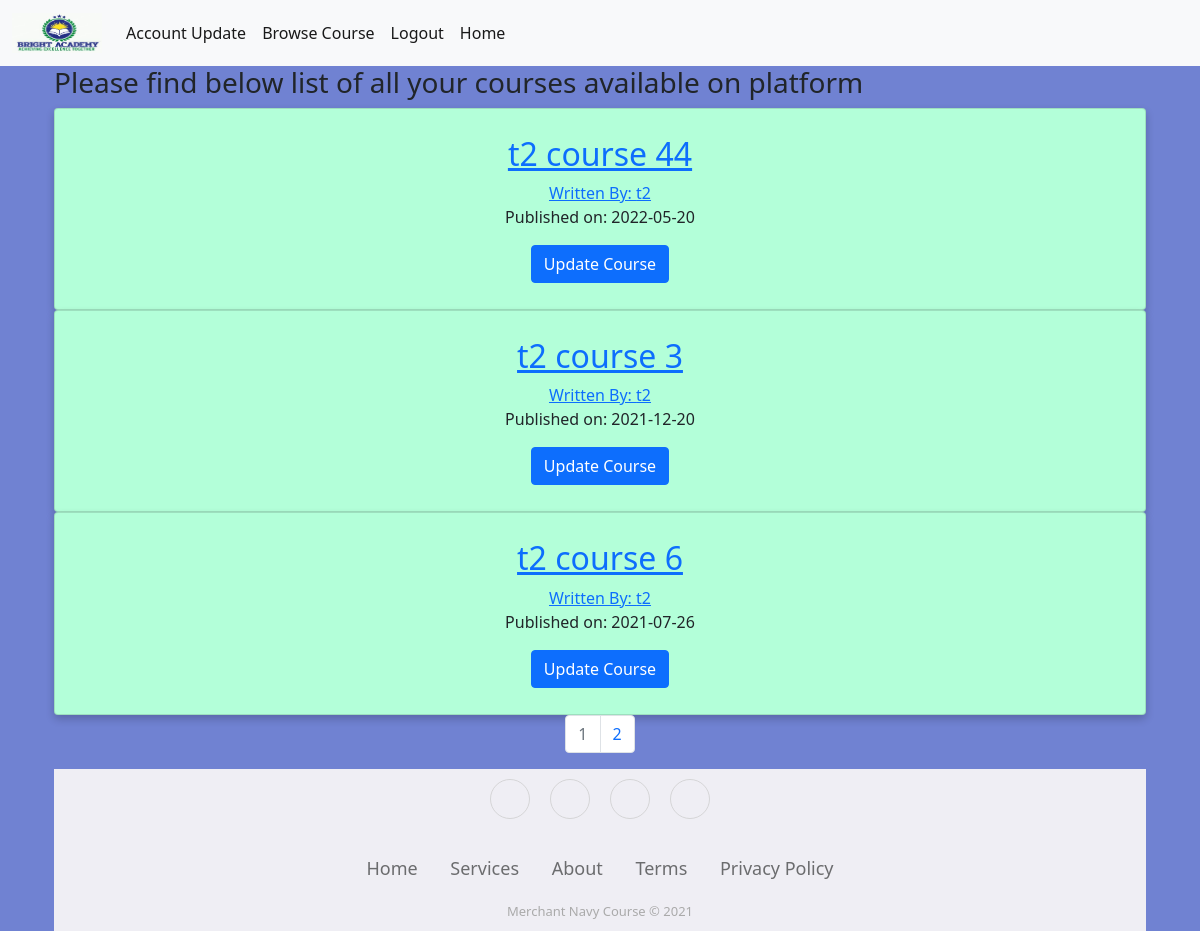
The app's page /view_course (signed in), older data.
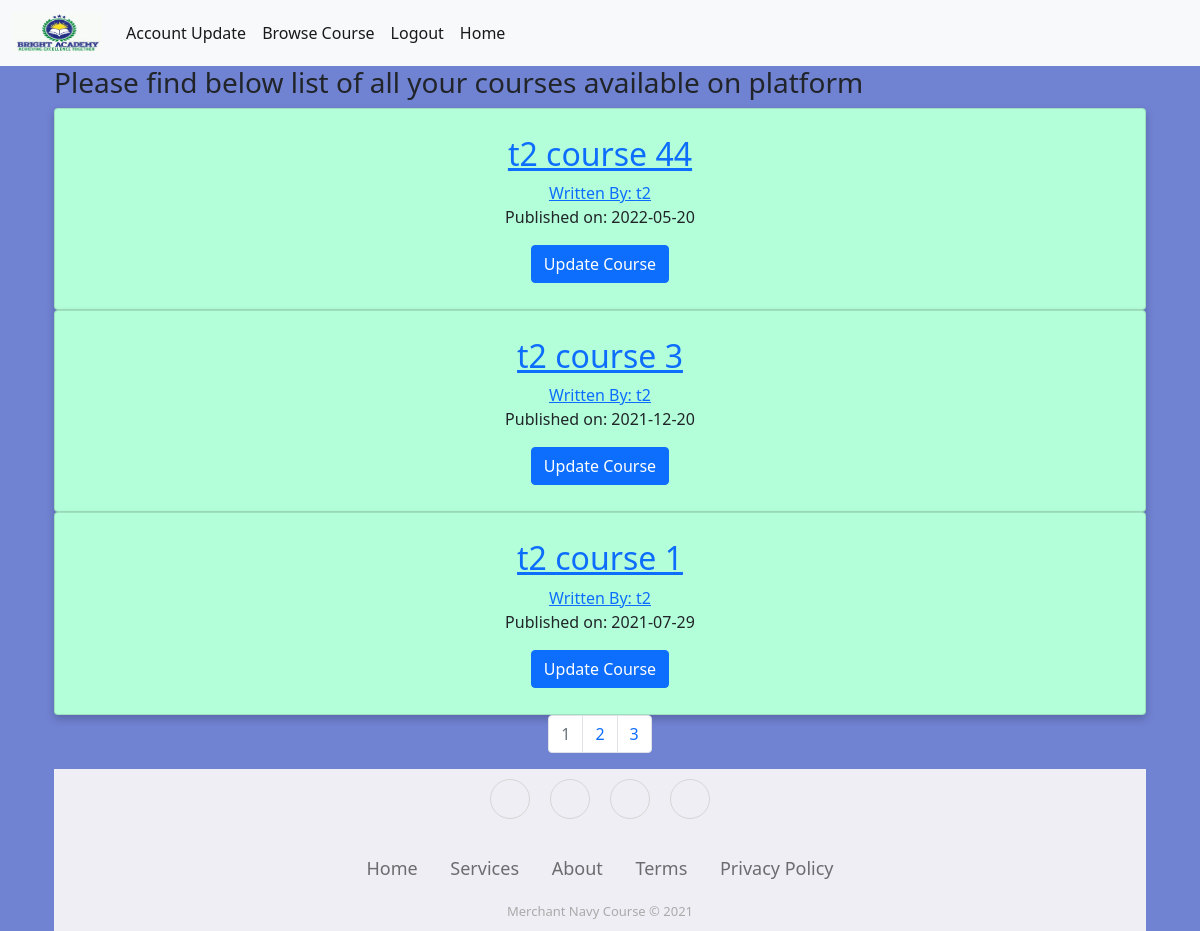
The same page, newer data.
### project/models.py (models this page shows, shortened)
class Course(db.Model):
    __tablename__ = 'course'
    course_id = db.Column(db.Integer, primary_key=True)
    course_name = db.Column(db.String(100))
    course_instructor = db.Column(db.String(50), db.ForeignKey('user.id'), nullable=False)
    course_fee = db.Column(db.Integer)
    course_created = db.Column(db.DateTime, nullable=False, default=datetime.utcnow)
    course_duration = db.Column(db.Integer, nullable=False)
    course_student = db.relationship('Student', backref='s_course', lazy='select')

### project/course/views.py (the view)
@course_blueprint.route('/view_course')
@login_required
def view_course():
    print("Inside Trainer View Course")
    session['condition'] = False
    if current_user.is_authenticated:
        page = request.args.get('page', 1, type=int)
        all_course = Course.query.filter_by(course_instructor=current_user.username).order_by(
            Course.course_created.desc()).paginate(page=page, per_page=3)
        '''for page_num in all_course.iter_pages(left_edge=1, right_edge=1, left_current=1, right_current=2):
            print("Iter Pages: ", page_num)
        print("All course Page: ", all_course.page)'''  # since all course is pagination object, so page attribute got appended to it
        return render_template('view_course.html', course=all_course)
    else:
        return redirect(url_for('error.error_403'))

### project/models.py (called while the page is built)
@login_manager.user_loader
def load_user(user_id):
    return User.query.get(user_id)

### project/course/templates/course/view_course.html (shortened to what this page needs)
<!DOCTYPE html>
{% extends "base.html" %}
{% block content %}
<div class="container">
    {% if condition %}
    <h2 align="center"> View all your course for Trainer {{ current_user.username }} </h2>
    <table class="table table-dark table-hover">
        <thead>
        <tr>
            <th scope="col">#ID</th>
            <th scope="col">Name</th>
            <th scope="col">Fees</th>
            <th scope="col">Duration</th>
            <th scope="col">Created On</th>
        </tr>
        </thead>
        <tbody>
        {% for item in course %}
        <tr>
            <td scope="row">{{item.course_id}}</td>
            <td>{{item.course_name}}</td>
            <td>{{item.course_fee}}</td>
            <td>{{item.course_duration}}</td>
            <td>{{item.course_created}}</td>
        </tr>
        {% endfor %}
        </tbody>
    </table>
    {% else %}
    <div class="container">
        <h3> Please find below list of all your courses available on platform </h3>
        {% for course in course.items %}
        <div class="card">
            <div class="card-body">
                <h2><a class="card-title" href="#">{{ course.course_name }}</a></h2>
                <a href="#">Written By: {{ course.course_instructor }}</a>
                <p>Published on: {{ course.course_created.strftime('%Y-%m-%d') }}</p>
                <a href="{{ url_for('course.update_course', course_id=course.course_id) }}" class="btn btn-primary">Update Course</a>
            </div>
        </div>
        {% endfor %}
        <nav aria-label="Page navigation example">
            <ul class="pagination justify-content-center">
                {% for page_num in course.iter_pages(left_edge=1, right_edge=1, left_current=1, right_current=2) %}
                {% if course.page == page_num %}
                <li class="page-item disabled">
                    <a class="page-link" href="{{ url_for('course.view_course', page=page_num) }}">{{ page_num }}</a>
                </li>
                {% else %}
                <li class="page-item"><a class="page-link" href="{{ url_for('course.view_course', page=page_num) }}">{{ page_num
                    }}</a></li>
                {% endif %}
                {% endfor %}
            </ul>
        </nav>
        {% endif %}
        {% endblock %}

Row changes from the older to the newer data that the page shows:
no longer on this page (row unchanged): Course: course_name "t2 course 6", course_instructor "t2", course_created "2021-07-26"
added Course: course_name "t2 course 1", course_instructor "t2", course_created "2021-07-29"
Text that changed along with them:
new list line: "3"
